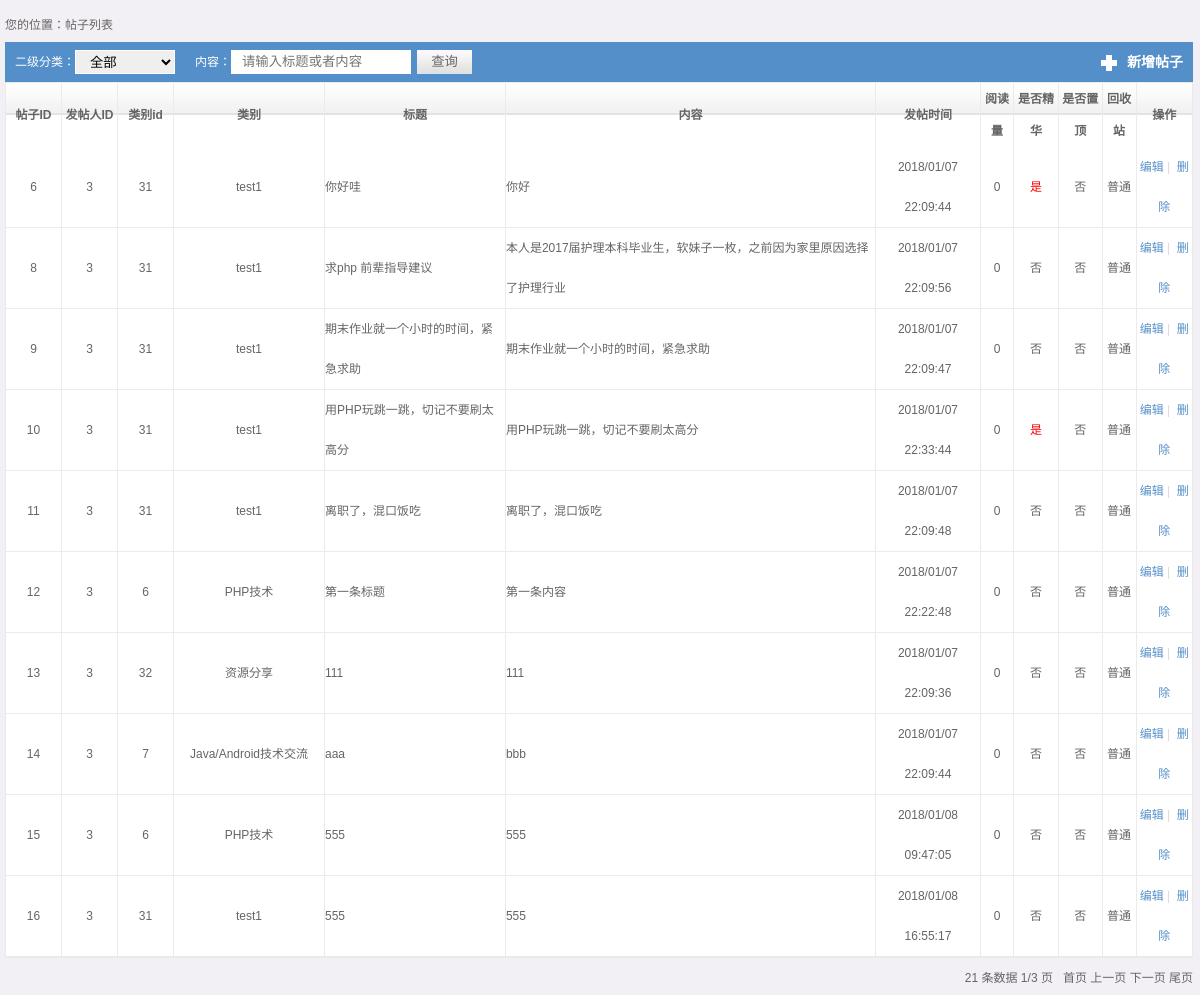
Screenshot of /bbs/admin/post_list.php with the database file from the repository.
### tables this page shows
CREATE TABLE `post` (
  `id` int(10) unsigned NOT NULL AUTO_INCREMENT,
  `uid` int(11) NOT NULL,
  `tid` int(11) NOT NULL,
  `title` char(255) NOT NULL,
  `content` text NOT NULL,
  `ctime` varchar(50) NOT NULL,
  `count` int(11) DEFAULT '0',
  `elite` tinyint(4) DEFAULT '0',
  `top` tinyint(4) DEFAULT '0',
  `recycle` tinyint(4) DEFAULT '0',
  PRIMARY KEY (`id`)
);

CREATE TABLE `type` (
  `id` int(10) unsigned NOT NULL AUTO_INCREMENT,
  `name` char(20) NOT NULL,
  `status` tinyint(4) DEFAULT '1',
  `pid` int(11) NOT NULL DEFAULT '0',
  `path` char(255) NOT NULL DEFAULT '0',
  `blogo` varchar(255) NOT NULL DEFAULT 'default.jpg',
  PRIMARY KEY (`id`)
);

### bbs/admin/Model.class.php (called while the page is built, shortened)
<?php
	class Model
	{
		public $tableName;
		private $link;
		private $pk;
		public function __construct($tableName)
		{
			$this->tableName = $tableName;
			$this->link = mysqli_connect(HOST,USER,PASS)or die('数据库连接失败！');
			mysqli_set_charset($this->link,CHARSET);
			mysqli_select_db($this->link,DBNAME);
			$this->getAllFields();
		}
		public function getAllFields()
		{
			$sql = "desc ".$this->tableName;
			$result = mysqli_query($this->link,$sql);
			if($result!=false && mysqli_num_rows($result)>0){
				$pk = '';
				$fields = array();
				while($rows = mysqli_fetch_assoc($result)){
					if($rows['Key']=='PRI'){
						$pk = $rows['Field'];
					}else{
						$fields[] = $rows['Field'];
					}
				}
			}
			$this->pk = $pk;
		}
		public function find($id)
		{
			$sql = "select * from ".$this->tableName." where ".$this->pk."=".$id;
			$result = mysqli_query($this->link, $sql);
			if($result!=false && mysqli_num_rows($result)>0){
				return mysqli_fetch_assoc($result);
			}else{
				return false;
			}
		}
		public function query($sql)
		{
			$point = explode(' ',$sql)[0];
			switch($point){
				case "select":
					$result = mysqli_query($this->link, $sql);
					if($result!=false && mysqli_num_rows($result)>0){
						$data = array();
						while($rows = mysqli_fetch_assoc($result)){
							$data[] = $rows;
						}
						return $data;
					}else{
						return false;
					}
					break;
			}
		}
	}

### bbs/admin/post_list.php (the view, shortened to what this page needs)
<html>
<head>
<link href="css/css.css" type="text/css" rel="stylesheet" />
<link href="css/main.css" type="text/css" rel="stylesheet" />
</head>
<body>
<form action='post_list.php' method='get'>
<table width="99%" border="0" cellspacing="0" cellpadding="0" id="searchmain">
  <tr>
    <td width="99%" align="left" valign="top">您的位置：帖子列表</td>
  </tr>
  <tr>
    <td align="left" valign="top">
    <table width="100%" border="0" cellspacing="0" cellpadding="0" id="search">
  		<tr>
   		 <td width="90%" align="left" valign="middle">
	         <span>二级分类：</span>
             <select name="tid" id="" style="float: left">
                 <option value="0" >全部</option>
                 <?php
                 require "./Model.class.php";
                     ?>
             </select>
             <span>内容：</span>
             <?php
                if(empty($_GET)){
                    $value='';
                }else{
                    if(!isset($_GET['text'])){
                        $value='';
                    }else{
                        $value=$_GET['text'];
                    }
                }
             ?>
	         <input type="text" name="text" value='<?=$value ?>' class="text-word" placeholder="请输入标题或者内容">
	         <input type="submit" value="查询" class="text-but">
         </td>
  		  <td width="10%" align="center" valign="middle" style="text-align:right; width:150px;"><a href="#" target="mainFrame" onFocus="this.blur()" class="add">新增帖子</a></td>
  		</tr>
	</table>
    </td>
  </tr>
  <tr>
    <td align="left" valign="top">
    <table width="100%" border="0" cellspacing="0" cellpadding="0" id="main-tab">
      <tr>
        <th align="center" valign="middle" class="borderright" width="55">帖子ID</th>
          <th align="center" valign="middle" class="borderright" width="55">发帖人ID</th>
          <th align="center" valign="middle" class="borderright" width="55">类别id</th>
          <th align="center" valign="middle" class="borderright" width="150">类别</th>
        <th align="center" valign="middle" class="borderright">标题</th>
        <th align="center" valign="middle" class="borderright">内容</th>
          <th align="center" valign="middle" class="borderright">发帖时间</th>
          <th align="center" valign="middle" class="borderright">阅读量</th>
          <th align="center" valign="middle" class="borderright">是否精华</th>
          <th align="center" valign="middle" class="borderright">是否置顶</th>
          <th align="center" valign="middle" class="borderright">回收站</th>
        <th align="center" valign="middle">操作</th>
      </tr>
        <?php
        $post = new Model('post');
        $where = '';
        $url ='';
        $pageSize = 10;
        $page = $_GET['p'] ?? 1;
        $maxRows = $post->query("select count(*) sum from post {$where}")[0]['sum'];
        $maxPage = ceil($maxRows / $pageSize);
        $limit = ' limit '.($page - 1) * $pageSize.','.$pageSize;
        $sql="select * from post {$where}{$limit}";
        $res = $post->query($sql);
        if($res) {
            foreach ($res as $k => $v) {
                ?>
                <tr onMouseOut="this.style.backgroundColor='#ffffff'"
                    onMouseOver="this.style.backgroundColor='#edf5ff'">
                    <td align="center" valign="middle" class="borderright borderbottom"><?= $v['id'] ?></td>
                    <td align="center" valign="middle" class="borderright borderbottom"><?= $v['uid'] ?></td>
                    <td align="center" valign="middle" class="borderright borderbottom"><?= $v['tid'] ?></td>
                    <?php
                        $type=new Model('type');
                        $res_t=$type->find($v['tid']);
                    ?>
                    <td align="center" valign="middle" class="borderright borderbottom"><?= $res_t['name'] ?></td>
                    <td align="left" valign="middle" class="borderright borderbottom"><?= $v['title'] ?></td>
                    <td align="left" valign="middle" class="borderright borderbottom"><?= $v['content'] ?></td>
                    <td align="center" valign="middle" class="borderright borderbottom"><?= $v['ctime'] ?></td>
                    <td align="center" valign="middle" class="borderright borderbottom"><?= $v['count'] ?></td>
                    <td align="center" valign="middle"
                        class="borderright borderbottom"  <?= $v['elite'] == 0 ? '' : 'style="color: red;"' ?> ><?= $v['elite'] == 0 ? '否' : '是' ?></td>
                    <td align="center" valign="middle"
                        class="borderright borderbottom"><?= $v['top'] == 0 ? '否' : '是' ?></td>
                    <td align="center" valign="middle"
                        class="borderright borderbottom"><?= $v['recycle'] == 0 ? '普通' : '回收站' ?></td>
                    <td align="center" valign="middle" class="borderbottom">
                        <a href="#" target="mainFrame" onFocus="this.blur()" class="add">编辑</a><span class="gray">&nbsp;|&nbsp;</span>
                        <a href="#" target="mainFrame" onFocus="this.blur()" class="add">删除</a>
                    </td>
                </tr>
                <?php
            }
        }
        ?>
    </table>
    </td>
    </tr>
  <tr>
    <td align="left" valign="top" class="fenye">
        <?=$maxRows?> 条数据 <?= $page ?>/<?= $maxPage ?> 页&nbsp;&nbsp;
        <a href="post_list.php?p=1<?=$url ?>" target="mainFrame" onFocus="this.blur()">首页</a>
        <a href="post_list.php?p=<?= $page-1<=1 ? 1 : $page-1; ?><?=$url ?>" target="mainFrame" onFocus="this.blur()">上一页</a>
        <a href="post_list.php?p=<?= $page+1>=$maxPage ? $maxPage : $page+1 ?><?=$url ?>" target="mainFrame" onFocus="this.blur()">下一页</a>
        <a href="post_list.php?p=<?= $maxPage ?><?=$url ?>" target="mainFrame" onFocus="this.blur()">尾页</a>
    </td>
  </tr>
</table>
</form>
</body>
</html>

### bbs/admin/css/css.css (style rules this page uses)
* { margin:0; padding:0; }
body { font-size:12px; font-family:"Microsoft YaHei","Tahoma","Arial",'宋体'; line-height:150%; margin-left:auto; margin-right:auto; width:100%; color:#656565; }
a:link,a:visited { font-size:12px; color:#656565; font-weight:normal; text-decoration:none; font-family:"Microsoft YaHei","Tahoma","Arial",'宋体'; }

### bbs/admin/css/main.css (style rules this page uses)
html { SCROLLBAR-FACE-COLOR: #538ec6; SCROLLBAR-HIGHLIGHT-COLOR: #dce5f0; SCROLLBAR-SHADOW-COLOR: #2c6daa; SCROLLBAR-3DLIGHT-COLOR: #dce5f0; SCROLLBAR-ARROW-COLOR: #2c6daa; SCROLLBAR-TRACK-COLOR: #dce5f0; SCROLLBAR-DARKSHADOW-COLOR: #dce5f0; overflow-x:hidden; }

### bbs/admin/post_list.php (style rules this page uses)
body { overflow-x:hidden; background:#f2f0f5; padding:15px 0px 10px 5px; }
#searchmain { font-size:12px; }
#search { font-size:12px; background:#548fc9; margin:10px 10px 0 0; display:inline; width:100%; color:#FFF; float:left }
#search span { height:40px; line-height:40px; padding:0 0px 0 10px; float:left; }
#search input.text-word { height:24px; line-height:24px; width:180px; margin:8px 0 6px 0; padding:0 0px 0 10px; float:left; border:1px solid #FFF; }
#search select { height:24px; line-height:24px; width:100px; margin:8px 10px 6px 0; padding:0 0px 0 10px; float:left; border:1px solid #FFF; }
#search input.text-but { height:24px; line-height:24px; width:55px; background:url(images/main/list_input.jpg) no-repeat left top; border:none; cursor:pointer; font-family:"Microsoft YaHei","Tahoma","Arial",'宋体'; color:#666; float:left; margin:8px 0 0 6px; display:inline; }
#search a.add { background:url(images/main/add.jpg) no-repeat -3px 7px #548fc9; padding:0 10px 0 26px; height:40px; line-height:40px; font-size:14px; font-weight:bold; color:#FFF; float:right }
#main-tab { border:1px solid #eaeaea; background:#FFF; font-size:12px; }
#main-tab th { font-size:12px; background:url(images/main/list_bg.jpg) repeat-x; height:32px; line-height:32px; }
#main-tab td { font-size:12px; line-height:40px; }
#main-tab td a { font-size:12px; color:#548fc9; }
.borderright { border-right:1px solid #ebebeb }
.borderbottom { border-bottom:1px solid #ebebeb }
.gray { color:#dbdbdb; }
td.fenye { padding:10px 0 0 0; text-align:right; }

### rows the page displays
post: id "6", uid "3", tid "31", type.name "test1", title "你好哇", content "你好", ctime "2018/01/07 22:09:44", count "0", elite "是", top "否", recycle "普通"
post: id "8", uid "3", tid "31", type.name "test1", title "求php 前辈指导建议", content "本人是2017届护理本科毕业生，软妹子一枚，之前因为家里原因选择了护理行业", ctime "2018/01/07 22:09:56", count "0", elite "否", top "否", recycle "普通"
post: id "9", uid "3", tid "31", type.name "test1", title "期末作业就一个小时的时间，紧急求助", content "期末作业就一个小时的时间，紧急求助", ctime "2018/01/07 22:09:47", count "0", elite "否", top "否", recycle "普通"
post: id "10", uid "3", tid "31", type.name "test1", title "用PHP玩跳一跳，切记不要刷太高分", content "用PHP玩跳一跳，切记不要刷太高分", ctime "2018/01/07 22:33:44", count "0", elite "是", top "否", recycle "普通"
post: id "11", uid "3", tid "31", type.name "test1", title "离职了，混口饭吃", content "离职了，混口饭吃", ctime "2018/01/07 22:09:48", count "0", elite "否", top "否", recycle "普通"
post: id "12", uid "3", tid "6", type.name "PHP技术", title "第一条标题", content "第一条内容", ctime "2018/01/07 22:22:48", count "0", elite "否", top "否", recycle "普通"
post: id "13", uid "3", tid "32", type.name "资源分享", title "111", content "111", ctime "2018/01/07 22:09:36", count "0", elite "否", top "否", recycle "普通"
post: id "14", uid "3", tid "7", type.name "Java/Android技术交流", title "aaa", content "bbb", ctime "2018/01/07 22:09:44", count "0", elite "否", top "否", recycle "普通"
post: id "15", uid "3", tid "6", type.name "PHP技术", title "555", content "555", ctime "2018/01/08 09:47:05", count "0", elite "否", top "否", recycle "普通"
post: id "16", uid "3", tid "31", type.name "test1", title "555", content "555", ctime "2018/01/08 16:55:17", count "0", elite "否", top "否", recycle "普通"

### other values shown
$maxRows "21"
$page "1"
$maxPage "3"
